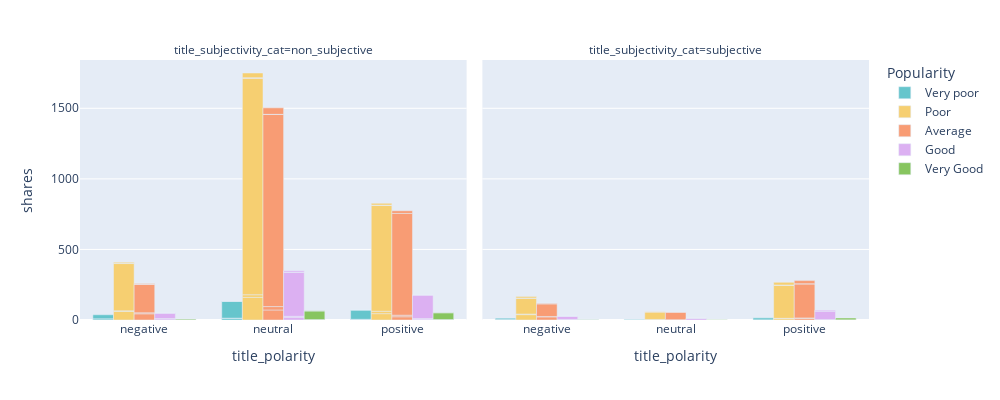

Notebook code for this chart:
### Markdown cell above
**Inspecting title languague**

### Code cell
px.bar(df_lan_plot, y="shares", color="Popularity", barmode="group",
             x ="title_polarity", facet_col="title_subjectivity_cat",
             color_discrete_sequence = px.colors.qualitative.Pastel,
             height = 400, width = 1000,
             category_orders={"Popularity": ["Very poor", "Poor", "Average", "Good", "Very Good"],
                              })

### Figure 1 — Plotly figure (JSON) as saved in the notebook; plotly's stock layout.template omitted (floating-point values rounded to 4 significant figures)
{"data": [{"alignmentgroup": "True", "hovertemplate": "Popularity=Very poor<br>title_subjectivity_cat=non_subjective<br>title_polarity=%{x}<br>shares=%{y}<extra></extra>", "legendgroup": "Very poor", "marker": {"color": "rgb(102, 197, 204)"}, "name": "Very poor", "offsetgroup": "Very poor", "orientation": "v", "showlegend": true, "textposition": "auto", "type": "bar", "x": ["negative", "neutral", "positive", "neutral", "positive", "negative", "neutral", "positive", "neutral", "positive"], "xaxis": "x", "y": [8, 12, 3, 1, 2, 29, 118, 65, 1, 1], "yaxis": "y"}, {"alignmentgroup": "True", "hovertemplate": "Popularity=Very poor<br>title_subjectivity_cat=subjective<br>title_polarity=%{x}<br>shares=%{y}<extra></extra>", "legendgroup": "Very poor", "marker": {"color": "rgb(102, 197, 204)"}, "name": "Very poor", "offsetgroup": "Very poor", "orientation": "v", "showlegend": false, "textposition": "auto", "type": "bar", "x": ["negative", "positive", "negative", "neutral", "positive", "positive"], "xaxis": "x2", "y": [3, 1, 10, 3, 15, 2], "yaxis": "y2"}, {"alignmentgroup": "True", "hovertemplate": "Popularity=Poor<br>title_subjectivity_cat=non_subjective<br>title_polarity=%{x}<br>shares=%{y}<extra></extra>", "legendgroup": "Poor", "marker": {"color": "rgb(246, 207, 113)"}, "name": "Poor", "offsetgroup": "Poor", "orientation": "v", "showlegend": true, "textposition": "auto", "type": "bar", "x": ["negative", "neutral", "positive", "negative", "neutral", "positive", "negative", "neutral", "positive", "negative", "neutral", "positive", "negative", "neutral", "positive"], "xaxis": "x", "y": [62, 160, 45, 3, 19, 17, 335, 1533, 751, 2, 5, 1, 7, 33, 13], "yaxis": "y"}, {"alignmentgroup": "True", "hovertemplate": "Popularity=Poor<br>title_subjectivity_cat=subjective<br>title_polarity=%{x}<br>shares=%{y}<extra></extra>", "legendgroup": "Poor", "marker": {"color": "rgb(246, 207, 113)"}, "name": "Poor", "offsetgroup": "Poor", "orientation": "v", "showlegend": false, "textposition": "auto", "type": "bar", "x": ["negative", "neutral", "positive", "negative", "neutral", "positive", "negative", "neutral", "positive", "negative", "positive", "negative", "neutral", "positive"], "xaxis": "x2", "y": [38, 3, 10, 4, 1, 2, 112, 52, 234, 2, 2, 10, 3, 19], "yaxis": "y2"}, {"alignmentgroup": "True", "hovertemplate": "Popularity=Average<br>title_subjectivity_cat=non_subjective<br>title_polarity=%{x}<br>shares=%{y}<extra></extra>", "legendgroup": "Average", "marker": {"color": "rgb(248, 156, 116)"}, "name": "Average", "offsetgroup": "Average", "orientation": "v", "showlegend": true, "textposition": "auto", "type": "bar", "x": ["negative", "neutral", "positive", "negative", "neutral", "positive", "negative", "neutral", "positive", "negative", "neutral", "negative", "neutral", "positive"], "xaxis": "x", "y": [44, 71, 23, 7, 24, 11, 202, 1361, 721, 2, 1, 4, 46, 19], "yaxis": "y"}, {"alignmentgroup": "True", "hovertemplate": "Popularity=Average<br>title_subjectivity_cat=subjective<br>title_polarity=%{x}<br>shares=%{y}<extra></extra>", "legendgroup": "Average", "marker": {"color": "rgb(248, 156, 116)"}, "name": "Average", "offsetgroup": "Average", "orientation": "v", "showlegend": false, "textposition": "auto", "type": "bar", "x": ["negative", "neutral", "positive", "negative", "positive", "negative", "neutral", "positive", "negative", "positive", "negative", "neutral", "positive"], "xaxis": "x2", "y": [22, 2, 11, 3, 4, 89, 53, 241, 3, 1, 4, 1, 22], "yaxis": "y2"}, {"alignmentgroup": "True", "hovertemplate": "Popularity=Good<br>title_subjectivity_cat=non_subjective<br>title_polarity=%{x}<br>shares=%{y}<extra></extra>", "legendgroup": "Good", "marker": {"color": "rgb(220, 176, 242)"}, "name": "Good", "offsetgroup": "Good", "orientation": "v", "showlegend": true, "textposition": "auto", "type": "bar", "x": ["negative", "neutral", "positive", "negative", "neutral", "positive", "negative", "neutral", "positive", "neutral", "negative", "neutral", "positive"], "xaxis": "x", "y": [8, 18, 5, 2, 8, 5, 37, 312, 166, 1, 3, 10, 1], "yaxis": "y"}, {"alignmentgroup": "True", "hovertemplate": "Popularity=Good<br>title_subjectivity_cat=subjective<br>title_polarity=%{x}<br>shares=%{y}<extra></extra>", "legendgroup": "Good", "marker": {"color": "rgb(220, 176, 242)"}, "name": "Good", "offsetgroup": "Good", "orientation": "v", "showlegend": false, "textposition": "auto", "type": "bar", "x": ["negative", "positive", "negative", "positive", "negative", "neutral", "positive", "negative", "neutral", "positive"], "xaxis": "x2", "y": [3, 2, 1, 1, 22, 11, 58, 1, 1, 8], "yaxis": "y2"}, {"alignmentgroup": "True", "hovertemplate": "Popularity=Very Good<br>title_subjectivity_cat=non_subjective<br>title_polarity=%{x}<br>shares=%{y}<extra></extra>", "legendgroup": "Very Good", "marker": {"color": "rgb(135, 197, 95)"}, "name": "Very Good", "offsetgroup": "Very Good", "orientation": "v", "showlegend": true, "textposition": "auto", "type": "bar", "x": ["negative", "neutral", "positive", "positive", "negative", "neutral", "positive", "neutral", "positive"], "xaxis": "x", "y": [1, 3, 2, 1, 6, 61, 48, 2, 2], "yaxis": "y"}, {"alignmentgroup": "True", "hovertemplate": "Popularity=Very Good<br>title_subjectivity_cat=subjective<br>title_polarity=%{x}<br>shares=%{y}<extra></extra>", "legendgroup": "Very Good", "marker": {"color": "rgb(135, 197, 95)"}, "name": "Very Good", "offsetgroup": "Very Good", "orientation": "v", "showlegend": false, "textposition": "auto", "type": "bar", "x": ["negative", "negative", "positive", "negative", "neutral", "positive"], "xaxis": "x2", "y": [1, 1, 1, 2, 1, 13], "yaxis": "y2"}], "layout": {"annotations": [{"font": {}, "showarrow": false, "text": "title_subjectivity_cat=non_subjective", "x": 0.245, "xanchor": "center", "xref": "paper", "y": 1, "yanchor": "bottom", "yref": "paper"}, {"font": {}, "showarrow": false, "text": "title_subjectivity_cat=subjective", "x": 0.755, "xanchor": "center", "xref": "paper", "y": 1, "yanchor": "bottom", "yref": "paper"}], "barmode": "group", "height": 400, "legend": {"title": {"text": "Popularity"}, "tracegroupgap": 0}, "margin": {"t": 60}, "width": 1000, "xaxis": {"anchor": "y", "domain": [0, 0.49], "title": {"text": "title_polarity"}}, "xaxis2": {"anchor": "y2", "domain": [0.51, 1], "matches": "x", "title": {"text": "title_polarity"}}, "yaxis": {"anchor": "x", "domain": [0, 1], "title": {"text": "shares"}}, "yaxis2": {"anchor": "x2", "domain": [0, 1], "matches": "y", "showticklabels": false}}}
